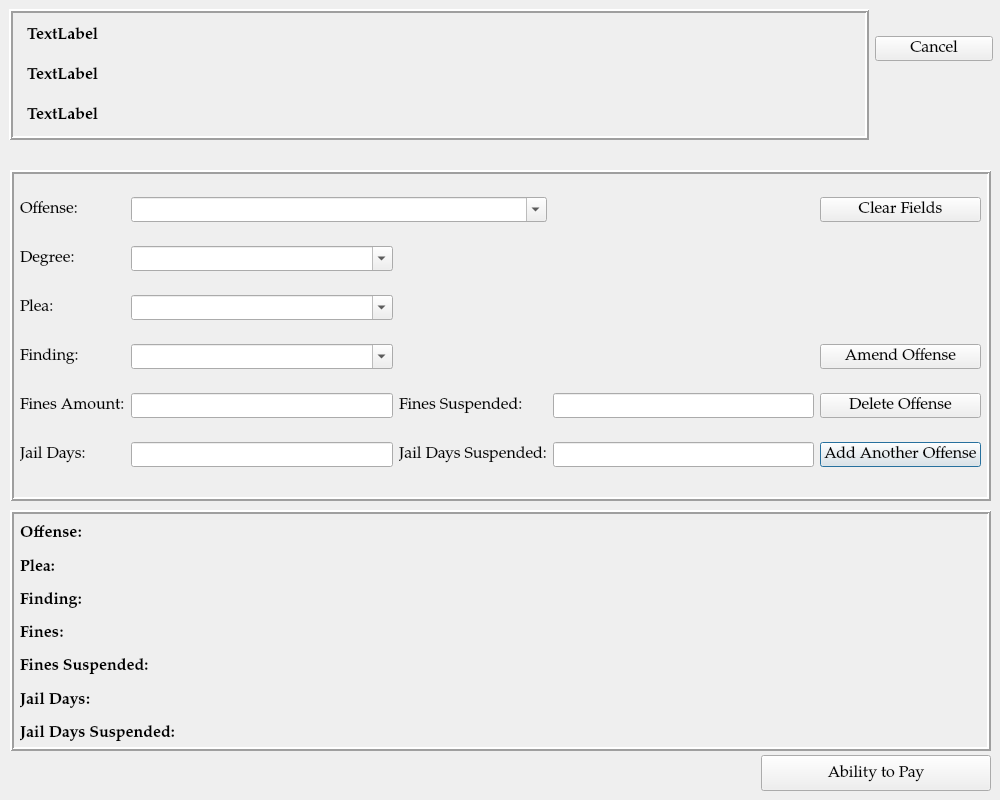
<?xml version="1.0" encoding="UTF-8"?>
<ui version="4.0">
 <class>SentencingDialog</class>
 <widget class="QDialog" name="SentencingDialog">
  <property name="geometry">
   <rect>
    <x>0</x>
    <y>0</y>
    <width>1000</width>
    <height>800</height>
   </rect>
  </property>
  <property name="sizePolicy">
   <sizepolicy hsizetype="Preferred" vsizetype="Preferred">
    <horstretch>0</horstretch>
    <verstretch>0</verstretch>
   </sizepolicy>
  </property>
  <property name="minimumSize">
   <size>
    <width>1000</width>
    <height>800</height>
   </size>
  </property>
  <property name="font">
   <font>
    <family>Palatino Linotype</family>
    <pointsize>12</pointsize>
   </font>
  </property>
  <property name="windowTitle">
   <string>Sentencing</string>
  </property>
  <widget class="QFrame" name="case_information_frame">
   <property name="geometry">
    <rect>
     <x>9</x>
     <y>9</y>
     <width>860</width>
     <height>131</height>
    </rect>
   </property>
   <property name="sizePolicy">
    <sizepolicy hsizetype="Preferred" vsizetype="Preferred">
     <horstretch>0</horstretch>
     <verstretch>0</verstretch>
    </sizepolicy>
   </property>
   <property name="maximumSize">
    <size>
     <width>1000</width>
     <height>800</height>
    </size>
   </property>
   <property name="cursor">
    <cursorShape>ArrowCursor</cursorShape>
   </property>
   <property name="frameShape">
    <enum>QFrame::Box</enum>
   </property>
   <property name="frameShadow">
    <enum>QFrame::Raised</enum>
   </property>
   <property name="lineWidth">
    <number>2</number>
   </property>
   <widget class="QLabel" name="defendant_name_label">
    <property name="geometry">
     <rect>
      <x>18</x>
      <y>53</y>
      <width>831</width>
      <height>27</height>
     </rect>
    </property>
    <property name="font">
     <font>
      <pointsize>12</pointsize>
      <weight>75</weight>
      <bold>true</bold>
     </font>
    </property>
    <property name="text">
     <string>TextLabel</string>
    </property>
   </widget>
   <widget class="QLabel" name="case_number_label">
    <property name="geometry">
     <rect>
      <x>18</x>
      <y>13</y>
      <width>831</width>
      <height>27</height>
     </rect>
    </property>
    <property name="font">
     <font>
      <pointsize>12</pointsize>
      <weight>75</weight>
      <bold>true</bold>
     </font>
    </property>
    <property name="text">
     <string>TextLabel</string>
    </property>
   </widget>
   <widget class="QLabel" name="defendant_attorney_name_label">
    <property name="geometry">
     <rect>
      <x>18</x>
      <y>93</y>
      <width>821</width>
      <height>27</height>
     </rect>
    </property>
    <property name="font">
     <font>
      <pointsize>12</pointsize>
      <weight>75</weight>
      <bold>true</bold>
     </font>
    </property>
    <property name="text">
     <string>TextLabel</string>
    </property>
   </widget>
  </widget>
  <widget class="QPushButton" name="continueButton">
   <property name="geometry">
    <rect>
     <x>761</x>
     <y>755</y>
     <width>230</width>
     <height>36</height>
    </rect>
   </property>
   <property name="focusPolicy">
    <enum>Qt::NoFocus</enum>
   </property>
   <property name="text">
    <string>Ability to Pay</string>
   </property>
   <property name="autoDefault">
    <bool>false</bool>
   </property>
  </widget>
  <widget class="QFrame" name="frame_2">
   <property name="geometry">
    <rect>
     <x>10</x>
     <y>170</y>
     <width>981</width>
     <height>331</height>
    </rect>
   </property>
   <property name="frameShape">
    <enum>QFrame::Box</enum>
   </property>
   <property name="frameShadow">
    <enum>QFrame::Raised</enum>
   </property>
   <property name="lineWidth">
    <number>2</number>
   </property>
   <property name="midLineWidth">
    <number>0</number>
   </property>
   <widget class="QWidget" name="layoutWidget">
    <property name="geometry">
     <rect>
      <x>10</x>
      <y>9</y>
      <width>961</width>
      <height>311</height>
     </rect>
    </property>
    <layout class="QGridLayout" name="gridLayout">
     <item row="1" column="0">
      <widget class="QLabel" name="label_2">
       <property name="text">
        <string>Degree:</string>
       </property>
      </widget>
     </item>
     <item row="5" column="3">
      <widget class="QLineEdit" name="jail_days_suspended"/>
     </item>
     <item row="4" column="2">
      <widget class="QLabel" name="label_6">
       <property name="text">
        <string>Fines Suspended:</string>
       </property>
      </widget>
     </item>
     <item row="5" column="0">
      <widget class="QLabel" name="label_7">
       <property name="text">
        <string>Jail Days:</string>
       </property>
      </widget>
     </item>
     <item row="1" column="1">
      <widget class="QComboBox" name="degree_choice_box">
       <property name="editable">
        <bool>true</bool>
       </property>
       <item>
        <property name="text">
         <string/>
        </property>
       </item>
       <item>
        <property name="text">
         <string>M1</string>
        </property>
       </item>
       <item>
        <property name="text">
         <string>M2</string>
        </property>
       </item>
       <item>
        <property name="text">
         <string>M3</string>
        </property>
       </item>
       <item>
        <property name="text">
         <string>M4</string>
        </property>
       </item>
       <item>
        <property name="text">
         <string>MM</string>
        </property>
       </item>
       <item>
        <property name="text">
         <string>UCM</string>
        </property>
       </item>
      </widget>
     </item>
     <item row="3" column="1">
      <widget class="QComboBox" name="finding_choice_box">
       <property name="editable">
        <bool>true</bool>
       </property>
       <item>
        <property name="text">
         <string/>
        </property>
       </item>
       <item>
        <property name="text">
         <string>Guilty</string>
        </property>
       </item>
       <item>
        <property name="text">
         <string>Not Guilty</string>
        </property>
       </item>
       <item>
        <property name="text">
         <string>Dismissed</string>
        </property>
       </item>
       <item>
        <property name="text">
         <string>Dismissed with conditions</string>
        </property>
       </item>
      </widget>
     </item>
     <item row="5" column="1">
      <widget class="QLineEdit" name="jail_days"/>
     </item>
     <item row="4" column="3">
      <widget class="QLineEdit" name="fines_suspended"/>
     </item>
     <item row="4" column="0">
      <widget class="QLabel" name="label_5">
       <property name="text">
        <string>Fines Amount:</string>
       </property>
      </widget>
     </item>
     <item row="3" column="0">
      <widget class="QLabel" name="label_4">
       <property name="text">
        <string>Finding:</string>
       </property>
      </widget>
     </item>
     <item row="2" column="0">
      <widget class="QLabel" name="label_3">
       <property name="text">
        <string>Plea:</string>
       </property>
      </widget>
     </item>
     <item row="5" column="2">
      <widget class="QLabel" name="label_8">
       <property name="text">
        <string>Jail Days Suspended:</string>
       </property>
      </widget>
     </item>
     <item row="0" column="1" colspan="2">
      <widget class="QComboBox" name="offense_choice_box">
       <property name="editable">
        <bool>true</bool>
       </property>
       <item>
        <property name="text">
         <string/>
        </property>
       </item>
       <item>
        <property name="text">
         <string>OVI - R.C. 4511.19(A)(1)(a)</string>
        </property>
       </item>
       <item>
        <property name="text">
         <string>OVI - R.C. 4511.19(A)(1)(b)</string>
        </property>
       </item>
       <item>
        <property name="text">
         <string>Failure to Control - R.C. 4511.202</string>
        </property>
       </item>
      </widget>
     </item>
     <item row="4" column="1">
      <widget class="QLineEdit" name="fines_amount"/>
     </item>
     <item row="0" column="0">
      <widget class="QLabel" name="label">
       <property name="text">
        <string>Offense:</string>
       </property>
      </widget>
     </item>
     <item row="2" column="1">
      <widget class="QComboBox" name="plea_choice_box">
       <property name="editable">
        <bool>true</bool>
       </property>
       <item>
        <property name="text">
         <string/>
        </property>
       </item>
       <item>
        <property name="text">
         <string>Not Guilty</string>
        </property>
       </item>
       <item>
        <property name="text">
         <string>No Contest</string>
        </property>
       </item>
       <item>
        <property name="text">
         <string>Guilty</string>
        </property>
       </item>
       <item>
        <property name="text">
         <string>No Plea - Dismissed</string>
        </property>
       </item>
      </widget>
     </item>
     <item row="0" column="4">
      <widget class="QPushButton" name="pushButton_2">
       <property name="focusPolicy">
        <enum>Qt::NoFocus</enum>
       </property>
       <property name="text">
        <string>Clear Fields</string>
       </property>
      </widget>
     </item>
     <item row="5" column="4">
      <widget class="QPushButton" name="addOffenseButton">
       <property name="text">
        <string>Add Another Offense</string>
       </property>
      </widget>
     </item>
     <item row="4" column="4">
      <widget class="QPushButton" name="deleteOffenseButton">
       <property name="focusPolicy">
        <enum>Qt::NoFocus</enum>
       </property>
       <property name="text">
        <string>Delete Offense</string>
       </property>
      </widget>
     </item>
     <item row="3" column="4">
      <widget class="QPushButton" name="amendOffenseButton">
       <property name="focusPolicy">
        <enum>Qt::NoFocus</enum>
       </property>
       <property name="text">
        <string>Amend Offense</string>
       </property>
      </widget>
     </item>
    </layout>
   </widget>
  </widget>
  <widget class="QWidget" name="layoutWidget">
   <property name="geometry">
    <rect>
     <x>875</x>
     <y>9</y>
     <width>118</width>
     <height>80</height>
    </rect>
   </property>
   <layout class="QGridLayout" name="gridLayout_2">
    <item row="1" column="0">
     <widget class="QPushButton" name="pushButton_3">
      <property name="focusPolicy">
       <enum>Qt::NoFocus</enum>
      </property>
      <property name="text">
       <string>Cancel</string>
      </property>
     </widget>
    </item>
   </layout>
  </widget>
  <widget class="QFrame" name="frame">
   <property name="geometry">
    <rect>
     <x>10</x>
     <y>510</y>
     <width>981</width>
     <height>241</height>
    </rect>
   </property>
   <property name="frameShape">
    <enum>QFrame::Box</enum>
   </property>
   <property name="frameShadow">
    <enum>QFrame::Raised</enum>
   </property>
   <property name="lineWidth">
    <number>2</number>
   </property>
   <property name="midLineWidth">
    <number>0</number>
   </property>
   <widget class="QWidget" name="layoutWidget">
    <property name="geometry">
     <rect>
      <x>10</x>
      <y>10</y>
      <width>961</width>
      <height>227</height>
     </rect>
    </property>
    <layout class="QGridLayout" name="charges_gridLayout">
     <item row="1" column="0">
      <widget class="QLabel" name="plea_label_1">
       <property name="font">
        <font>
         <weight>75</weight>
         <bold>true</bold>
        </font>
       </property>
       <property name="text">
        <string>Plea:</string>
       </property>
      </widget>
     </item>
     <item row="2" column="0">
      <widget class="QLabel" name="label_13">
       <property name="font">
        <font>
         <weight>75</weight>
         <bold>true</bold>
        </font>
       </property>
       <property name="text">
        <string>Finding:</string>
       </property>
      </widget>
     </item>
     <item row="4" column="0">
      <widget class="QLabel" name="label_10">
       <property name="font">
        <font>
         <weight>75</weight>
         <bold>true</bold>
        </font>
       </property>
       <property name="text">
        <string>Fines Suspended:</string>
       </property>
      </widget>
     </item>
     <item row="6" column="0">
      <widget class="QLabel" name="label_12">
       <property name="font">
        <font>
         <weight>75</weight>
         <bold>true</bold>
        </font>
       </property>
       <property name="text">
        <string>Jail Days Suspended:</string>
       </property>
      </widget>
     </item>
     <item row="3" column="0">
      <widget class="QLabel" name="label_9">
       <property name="font">
        <font>
         <weight>75</weight>
         <bold>true</bold>
        </font>
       </property>
       <property name="text">
        <string>Fines:</string>
       </property>
      </widget>
     </item>
     <item row="0" column="0">
      <widget class="QLabel" name="offense_label_1">
       <property name="font">
        <font>
         <weight>75</weight>
         <bold>true</bold>
        </font>
       </property>
       <property name="text">
        <string>Offense:</string>
       </property>
       <property name="wordWrap">
        <bool>true</bool>
       </property>
      </widget>
     </item>
     <item row="5" column="0">
      <widget class="QLabel" name="label_11">
       <property name="font">
        <font>
         <weight>75</weight>
         <bold>true</bold>
        </font>
       </property>
       <property name="text">
        <string>Jail Days:</string>
       </property>
      </widget>
     </item>
    </layout>
   </widget>
  </widget>
 </widget>
 <tabstops>
  <tabstop>offense_choice_box</tabstop>
  <tabstop>degree_choice_box</tabstop>
  <tabstop>plea_choice_box</tabstop>
  <tabstop>finding_choice_box</tabstop>
  <tabstop>fines_amount</tabstop>
  <tabstop>fines_suspended</tabstop>
  <tabstop>jail_days</tabstop>
  <tabstop>jail_days_suspended</tabstop>
  <tabstop>addOffenseButton</tabstop>
  <tabstop>continueButton</tabstop>
  <tabstop>amendOffenseButton</tabstop>
  <tabstop>pushButton_3</tabstop>
  <tabstop>pushButton_2</tabstop>
  <tabstop>deleteOffenseButton</tabstop>
 </tabstops>
 <resources/>
 <connections>
  <connection>
   <sender>continueButton</sender>
   <signal>clicked()</signal>
   <receiver>SentencingDialog</receiver>
   <slot>proceed_to_ability_to_pay()</slot>
   <hints>
    <hint type="sourcelabel">
     <x>409</x>
     <y>526</y>
    </hint>
    <hint type="destinationlabel">
     <x>499</x>
     <y>444</y>
    </hint>
   </hints>
  </connection>
  <connection>
   <sender>continueButton</sender>
   <signal>released()</signal>
   <receiver>SentencingDialog</receiver>
   <slot>close_window()</slot>
   <hints>
    <hint type="sourcelabel">
     <x>438</x>
     <y>534</y>
    </hint>
    <hint type="destinationlabel">
     <x>528</x>
     <y>476</y>
    </hint>
   </hints>
  </connection>
  <connection>
   <sender>addOffenseButton</sender>
   <signal>clicked()</signal>
   <receiver>SentencingDialog</receiver>
   <slot>add_offense()</slot>
   <hints>
    <hint type="sourcelabel">
     <x>969</x>
     <y>473</y>
    </hint>
    <hint type="destinationlabel">
     <x>901</x>
     <y>410</y>
    </hint>
   </hints>
  </connection>
  <connection>
   <sender>addOffenseButton</sender>
   <signal>clicked()</signal>
   <receiver>offense_choice_box</receiver>
   <slot>clearEditText()</slot>
   <hints>
    <hint type="sourcelabel">
     <x>901</x>
     <y>458</y>
    </hint>
    <hint type="destinationlabel">
     <x>597</x>
     <y>196</y>
    </hint>
   </hints>
  </connection>
  <connection>
   <sender>addOffenseButton</sender>
   <signal>clicked()</signal>
   <receiver>degree_choice_box</receiver>
   <slot>clearEditText()</slot>
   <hints>
    <hint type="sourcelabel">
     <x>799</x>
     <y>447</y>
    </hint>
    <hint type="destinationlabel">
     <x>397</x>
     <y>261</y>
    </hint>
   </hints>
  </connection>
  <connection>
   <sender>addOffenseButton</sender>
   <signal>clicked()</signal>
   <receiver>plea_choice_box</receiver>
   <slot>clearEditText()</slot>
   <hints>
    <hint type="sourcelabel">
     <x>827</x>
     <y>464</y>
    </hint>
    <hint type="destinationlabel">
     <x>408</x>
     <y>308</y>
    </hint>
   </hints>
  </connection>
  <connection>
   <sender>addOffenseButton</sender>
   <signal>clicked()</signal>
   <receiver>finding_choice_box</receiver>
   <slot>clearEditText()</slot>
   <hints>
    <hint type="sourcelabel">
     <x>779</x>
     <y>465</y>
    </hint>
    <hint type="destinationlabel">
     <x>411</x>
     <y>365</y>
    </hint>
   </hints>
  </connection>
  <connection>
   <sender>addOffenseButton</sender>
   <signal>clicked()</signal>
   <receiver>fines_amount</receiver>
   <slot>clear()</slot>
   <hints>
    <hint type="sourcelabel">
     <x>944</x>
     <y>461</y>
    </hint>
    <hint type="destinationlabel">
     <x>423</x>
     <y>404</y>
    </hint>
   </hints>
  </connection>
  <connection>
   <sender>addOffenseButton</sender>
   <signal>clicked()</signal>
   <receiver>fines_suspended</receiver>
   <slot>clear()</slot>
   <hints>
    <hint type="sourcelabel">
     <x>959</x>
     <y>457</y>
    </hint>
    <hint type="destinationlabel">
     <x>729</x>
     <y>395</y>
    </hint>
   </hints>
  </connection>
  <connection>
   <sender>addOffenseButton</sender>
   <signal>clicked()</signal>
   <receiver>jail_days</receiver>
   <slot>clear()</slot>
   <hints>
    <hint type="sourcelabel">
     <x>848</x>
     <y>451</y>
    </hint>
    <hint type="destinationlabel">
     <x>414</x>
     <y>458</y>
    </hint>
   </hints>
  </connection>
  <connection>
   <sender>addOffenseButton</sender>
   <signal>clicked()</signal>
   <receiver>jail_days_suspended</receiver>
   <slot>clear()</slot>
   <hints>
    <hint type="sourcelabel">
     <x>853</x>
     <y>467</y>
    </hint>
    <hint type="destinationlabel">
     <x>747</x>
     <y>449</y>
    </hint>
   </hints>
  </connection>
  <connection>
   <sender>amendOffenseButton</sender>
   <signal>clicked()</signal>
   <receiver>SentencingDialog</receiver>
   <slot>amend_offense()</slot>
   <hints>
    <hint type="sourcelabel">
     <x>941</x>
     <y>348</y>
    </hint>
    <hint type="destinationlabel">
     <x>899</x>
     <y>123</y>
    </hint>
   </hints>
  </connection>
  <connection>
   <sender>deleteOffenseButton</sender>
   <signal>clicked()</signal>
   <receiver>SentencingDialog</receiver>
   <slot>delete_offense()</slot>
   <hints>
    <hint type="sourcelabel">
     <x>971</x>
     <y>403</y>
    </hint>
    <hint type="destinationlabel">
     <x>957</x>
     <y>92</y>
    </hint>
   </hints>
  </connection>
 </connections>
 <slots>
  <slot>proceed_to_ability_to_pay()</slot>
  <slot>close_window()</slot>
  <slot>add_offense()</slot>
  <slot>amend_offense()</slot>
  <slot>delete_offense()</slot>
 </slots>
</ui>
